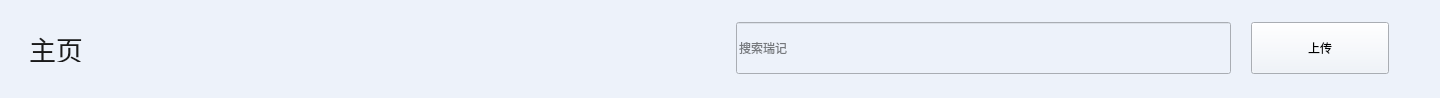
<?xml version="1.0" encoding="UTF-8"?>
<ui version="4.0">
 <class>HomepageTop</class>
 <widget class="QWidget" name="HomepageTop">
  <property name="geometry">
   <rect>
    <x>0</x>
    <y>0</y>
    <width>1440</width>
    <height>98</height>
   </rect>
  </property>
  <property name="windowTitle">
   <string>Form</string>
  </property>
  <property name="styleSheet">
   <string notr="true">background-color:rgba(237, 242, 250, 1)</string>
  </property>
  <widget class="QLabel" name="lb_homepage">
   <property name="geometry">
    <rect>
     <x>29</x>
     <y>35</y>
     <width>54</width>
     <height>27</height>
    </rect>
   </property>
   <property name="font">
    <font>
     <pointsize>20</pointsize>
    </font>
   </property>
   <property name="styleSheet">
    <string notr="true">color:rgba(26, 26, 26, 1)</string>
   </property>
   <property name="text">
    <string>主页</string>
   </property>
  </widget>
  <widget class="QLineEdit" name="searchEdit">
   <property name="geometry">
    <rect>
     <x>736</x>
     <y>22</y>
     <width>495</width>
     <height>52</height>
    </rect>
   </property>
   <property name="placeholderText">
    <string>搜索瑞记</string>
   </property>
  </widget>
  <widget class="QPushButton" name="pushButton">
   <property name="geometry">
    <rect>
     <x>1251</x>
     <y>22</y>
     <width>138</width>
     <height>52</height>
    </rect>
   </property>
   <property name="layoutDirection">
    <enum>Qt::RightToLeft</enum>
   </property>
   <property name="text">
    <string>上传</string>
   </property>
   <property name="icon">
    <iconset resource="Res.qrc">
     <normaloff>:/images/pullBtn.png</normaloff>:/images/pullBtn.png</iconset>
   </property>
  </widget>
  <widget class="Line" name="line">
   <property name="geometry">
    <rect>
     <x>0</x>
     <y>98</y>
     <width>1440</width>
     <height>2</height>
    </rect>
   </property>
   <property name="styleSheet">
    <string notr="true">color:rgba(193, 220, 245, 1);
background-color: rgba(193, 220, 245, 1)</string>
   </property>
   <property name="orientation">
    <enum>Qt::Horizontal</enum>
   </property>
  </widget>
 </widget>
 <resources>
  <include location="Res.qrc"/>
 </resources>
 <connections/>
</ui>
